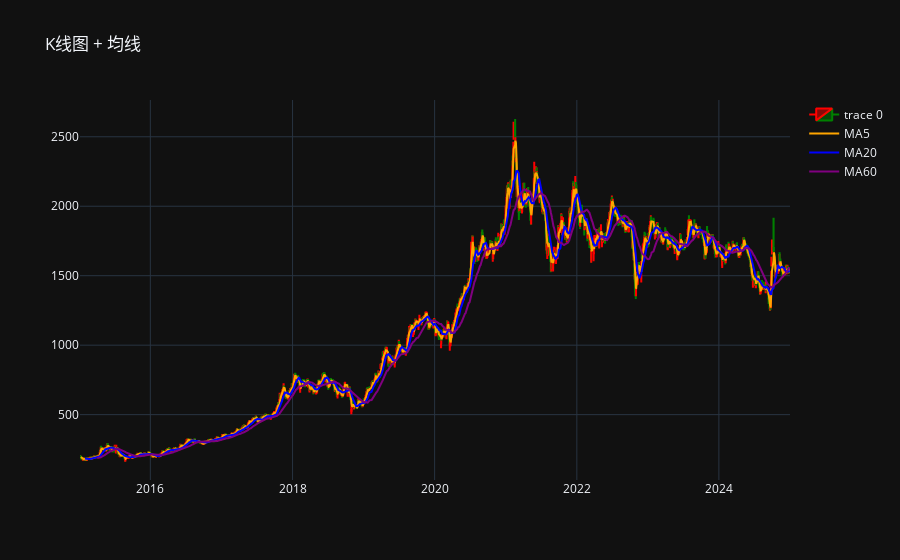
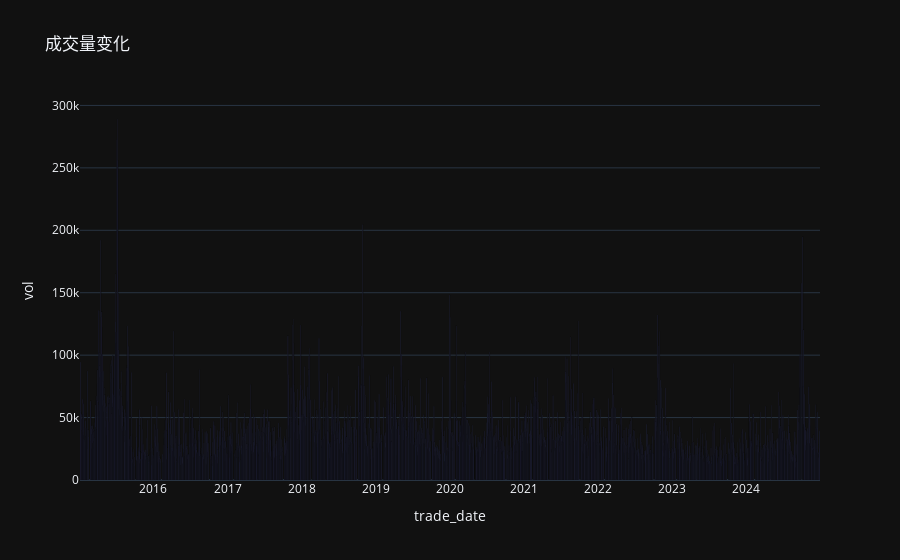

Notebook source saved alongside these figures, in order:
### Code cell
# ===== 3. 图表绘制 =====

# --- 3.1 K线 + 均线 ---
fig_candle = go.Figure(data=[go.Candlestick(
    x=df['trade_date'],
    open=df['open'],
    high=df['high'],
    low=df['low'],
    close=df['close'],
    increasing_line_color='red',
    decreasing_line_color='green'
)])
# 添加均线
fig_candle.add_trace(go.Scatter(x=df['trade_date'], y=df['MA5'], mode='lines', name='MA5', line=dict(color='orange')))
fig_candle.add_trace(go.Scatter(x=df['trade_date'], y=df['MA20'], mode='lines', name='MA20', line=dict(color='blue')))
fig_candle.add_trace(go.Scatter(x=df['trade_date'], y=df['MA60'], mode='lines', name='MA60', line=dict(color='purple')))
fig_candle.update_layout(title="K线图 + 均线", template="plotly_dark", xaxis_rangeslider_visible=False)
fig_candle.show()

# --- 3.2 成交量 ---
fig_vol = px.bar(df, x='trade_date', y='vol', title="成交量变化", template="plotly_dark")
fig_vol.show()

### Figure 1 — Plotly figure (JSON) as saved in the notebook; plotly's stock layout.template omitted (floating-point values rounded to 4 significant figures; data arrays with more than 128 entries replaced by an {"elided": "..."} marker saying what was removed)
{"data": [{"close": {"elided": "2431 float values"}, "decreasing": {"line": {"color": "green"}}, "high": {"elided": "2431 float values"}, "increasing": {"line": {"color": "red"}}, "low": {"elided": "2431 float values"}, "open": {"elided": "2431 float values"}, "x": {"elided": "2431 str values"}, "type": "candlestick"}, {"line": {"color": "orange"}, "mode": "lines", "name": "MA5", "x": {"elided": "2431 str values"}, "y": {"elided": "2431 float values"}, "type": "scatter"}, {"line": {"color": "blue"}, "mode": "lines", "name": "MA20", "x": {"elided": "2431 str values"}, "y": {"elided": "2431 float values"}, "type": "scatter"}, {"line": {"color": "purple"}, "mode": "lines", "name": "MA60", "x": {"elided": "2431 str values"}, "y": {"elided": "2431 float values"}, "type": "scatter"}], "layout": {"xaxis": {"rangeslider": {"visible": false}}, "title": {"text": "K线图 + 均线"}}}

### Figure 2 — Plotly figure (JSON) as saved in the notebook; plotly's stock layout.template omitted (floating-point values rounded to 4 significant figures; data arrays with more than 128 entries replaced by an {"elided": "..."} marker saying what was removed)
{"data": [{"hovertemplate": "trade_date=%{x}<br>vol=%{y}<extra></extra>", "legendgroup": "", "marker": {"color": "#636efa", "pattern": {"shape": ""}}, "name": "", "orientation": "v", "showlegend": false, "textposition": "auto", "x": {"elided": "2431 str values"}, "xaxis": "x", "y": {"elided": "2431 float values"}, "yaxis": "y", "type": "bar"}], "layout": {"xaxis": {"anchor": "y", "domain": [0.0, 1.0], "title": {"text": "trade_date"}}, "yaxis": {"anchor": "x", "domain": [0.0, 1.0], "title": {"text": "vol"}}, "legend": {"tracegroupgap": 0}, "title": {"text": "成交量变化"}, "barmode": "relative"}}
